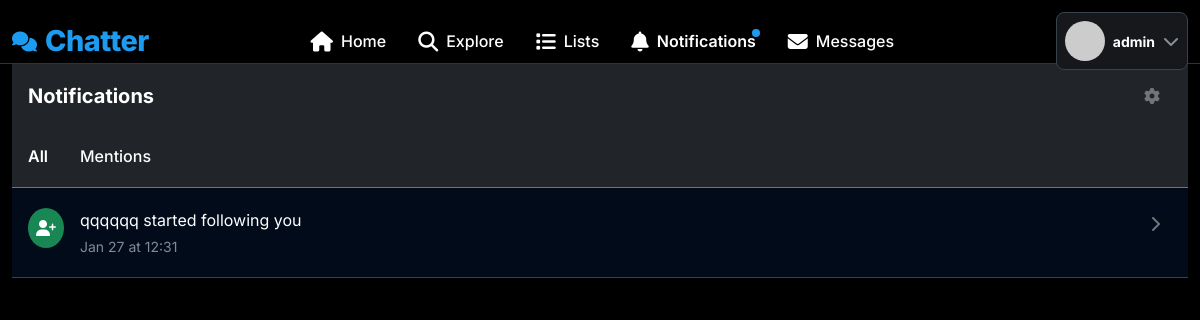
/notifications (signed in), run on the app's committed database.
### app.py (models this page shows, shortened)
class User(UserMixin, db.Model):
    id = db.Column(db.Integer, primary_key=True)
    username = db.Column(db.String(80), unique=True, nullable=False, index=True)
    email = db.Column(db.String(120), unique=True, nullable=False, index=True)
    password_hash = db.Column(db.String(200), nullable=False)
    bio = db.Column(db.String(500))
    location = db.Column(db.String(100))
    website = db.Column(db.String(200))
    profile_picture = db.Column(db.String(200), default='default.jpg')
    cover_picture = db.Column(db.String(200), default='default_cover.jpg')
    is_admin = db.Column(db.Boolean, default=False)
    created_at = db.Column(db.DateTime, default=datetime.utcnow)
    is_online = db.Column(db.Boolean, default=False)
    last_seen = db.Column(db.DateTime, default=datetime.utcnow)
    is_verified = db.Column(db.Boolean, default=False)
    posts = db.relationship('Post', backref='author', lazy='dynamic', cascade='all, delete-orphan')
    likes = db.relationship('Like', backref='user', lazy='dynamic', cascade='all, delete-orphan')
    comments = db.relationship('Comment', backref='author', lazy='dynamic', cascade='all, delete-orphan')
    notifications = db.relationship('Notification', backref='user', lazy='dynamic', cascade='all, delete-orphan')
    sent_messages = db.relationship('Message', foreign_keys='Message.sender_id', backref='sender', lazy='dynamic')
    received_messages = db.relationship('Message', foreign_keys='Message.receiver_id', backref='receiver', lazy='dynamic')
    bookmarks = db.relationship('Bookmark', backref='user', lazy='dynamic', cascade='all, delete-orphan')
    reports_made = db.relationship('Report', foreign_keys='Report.reporter_id', backref='reporter', lazy='dynamic')
    reports_received = db.relationship('Report', foreign_keys='Report.reported_id', backref='reported', lazy='dynamic')
    pinned_posts = db.relationship('PinnedPost', backref='user', lazy='dynamic', cascade='all, delete-orphan')
    created_lists = db.relationship('UserList', backref='creator', lazy='dynamic', cascade='all, delete-orphan')
    list_subscriptions = db.relationship('ListSubscriber', backref='subscriber', lazy='dynamic', cascade='all, delete-orphan')
    list_memberships = db.relationship('ListMember', backref='member', lazy='dynamic', cascade='all, delete-orphan')
    followed = db.relationship(
        'User', secondary=followers,
        primaryjoin=(followers.c.follower_id == id),
        secondaryjoin=(followers.c.followed_id == id),
        backref=db.backref('followers', lazy='dynamic'), lazy='dynamic')
    blocked = db.relationship(
        'User', secondary=blocked_users,
        primaryjoin=(blocked_users.c.blocker_id == id),
        secondaryjoin=(blocked_users.c.blocked_id == id),
        backref=db.backref('blocked_by', lazy='dynamic'), lazy='dynamic')
    def get_unread_message_count(self):
        return Message.query.filter_by(receiver_id=self.id, is_read=False).count()
    def get_unread_notification_count(self):
        return Notification.query.filter_by(user_id=self.id, is_read=False).count()

class Notification(db.Model):
    id = db.Column(db.Integer, primary_key=True)
    user_id = db.Column(db.Integer, db.ForeignKey('user.id'), nullable=False)
    content = db.Column(db.String(500), nullable=False)
    link = db.Column(db.String(200))
    is_read = db.Column(db.Boolean, default=False)
    created_at = db.Column(db.DateTime, default=datetime.utcnow, index=True)
    notification_type = db.Column(db.String(50))  # like, comment, follow, mention, message

### app.py (the view)
@app.route('/notifications')
@login_required
def notifications():
    page = request.args.get('page', 1, type=int)
    notifs_query = Notification.query.filter_by(
        user_id=current_user.id
    ).order_by(Notification.created_at.desc())
    notifs = notifs_query.paginate(page=page, per_page=20, error_out=False)
    for notif in notifs.items:
        if not notif.is_read:
            notif.is_read = True
    db.session.commit()
    return render_template('notifications.html', notifications=notifs)

### app.py (called while the page is built)
@login_manager.user_loader
def load_user(user_id):
    return User.query.get(int(user_id))

@app.before_request
def update_last_seen():
    if current_user.is_authenticated:
        current_user.last_seen = datetime.utcnow()
        if current_user.is_online and (datetime.utcnow() - current_user.last_seen).seconds > 300:
            current_user.is_online = False
        db.session.commit()

@app.before_request
def check_blocked():
    if current_user.is_authenticated:
        pass

### templates/notifications.html (shortened to what this page needs)
{% extends "base.html" %}
{% block content %}
<div class="row">
    <div class="col-12">
        <div class="sticky-top bg-dark pt-3 pb-2 border-bottom border-secondary">
            <div class="d-flex justify-content-between align-items-center px-3">
                <h5 class="fw-bold mb-0">Notifications</h5>
                <button class="btn action-btn">
                    <i class="fas fa-cog"></i>
                </button>
            </div>
            <nav class="nav nav-tabs border-0 mt-3" role="tablist">
                <a class="nav-link active border-0 text-light" href="#">All</a>
                <a class="nav-link border-0 text-light" href="#">Mentions</a>
            </nav>
        </div>
        <div class="notifications-list">
            {% for notification in notifications %}
            <div class="post-card {% if not notification.is_read %}bg-opacity-10 bg-primary{% endif %}">
                <div class="d-flex">
                    <div class="me-3">
                        {% if 'mentioned' in notification.content %}
                        <div class="bg-info rounded-circle p-2">
                            <i class="fas fa-at text-white"></i>
                        </div>
                        {% elif 'liked' in notification.content %}
                        <div class="bg-danger rounded-circle p-2">
                            <i class="fas fa-heart text-white"></i>
                        </div>
                        {% elif 'following' in notification.content %}
                        <div class="bg-success rounded-circle p-2">
                            <i class="fas fa-user-plus text-white"></i>
                        </div>
                        {% elif 'commented' in notification.content %}
                        <div class="bg-warning rounded-circle p-2">
                            <i class="fas fa-comment text-white"></i>
                        </div>
                        {% else %}
                        <div class="bg-primary rounded-circle p-2">
                            <i class="fas fa-bell text-white"></i>
                        </div>
                        {% endif %}
                    </div>
                    <div class="flex-grow-1">
                        <div class="notification-content">
                            {{ notification.content }}
                        </div>
                        <div class="text-muted small mt-1">
                            {{ notification.created_at.strftime('%b %d at %H:%M') }}
                        </div>
                    </div>
                    {% if notification.link %}
                    <div class="ms-3">
                        <a href="{{ notification.link }}" class="btn action-btn">
                            <i class="fas fa-chevron-right"></i>
                        </a>
                    </div>
                    {% endif %}
                </div>
            </div>
            {% else %}
            <div class="text-center py-5">
                <i class="fas fa-bell-slash fa-3x text-muted mb-3"></i>
                <h5 class="text-muted">No notifications yet</h5>
                <p class="text-muted">When you get notifications, they'll show up here.</p>
            </div>
            {% endfor %}
        </div>
    </div>
</div>
{% endblock %}

### templates/base.html (shortened to what this page needs)
<!DOCTYPE html>
<html lang="en" data-bs-theme="dark">
<head>
    <link href="https://cdn.jsdelivr.net/npm/bootstrap@5.3.0/dist/css/bootstrap.min.css" rel="stylesheet">
    <link href="https://cdnjs.cloudflare.com/ajax/libs/font-awesome/6.4.0/css/all.min.css" rel="stylesheet">
</head>
<body>
    <nav class="top-nav">
        <div class="container-fluid">
            <div class="row align-items-center">
                <div class="col">
                    <div class="d-flex align-items-center justify-content-between">
                        <a href="{{ url_for('feed') if current_user.is_authenticated else url_for('login') }}" class="text-decoration-none">
                            <div class="d-flex align-items-center">
                                <i class="fas fa-comments fa-lg me-2" style="color: var(--primary-color);"></i>
                                <span class="logo">Chatter</span>
                            </div>
                        </a>
                        {% if current_user.is_authenticated %}
                        <div class="d-none d-md-flex align-items-center">
                            <a class="nav-link {% if request.endpoint == 'feed' %}active{% endif %}" href="{{ url_for('feed') }}">
                                <i class="fas fa-home fa-lg me-2"></i>
                                <span>Home</span>
                            </a>
                            <a class="nav-link {% if request.endpoint == 'search' %}active{% endif %}" href="{{ url_for('search') }}">
                                <i class="fas fa-search fa-lg me-2"></i>
                                <span>Explore</span>
                            </a>
                            <a class="nav-link {% if request.endpoint == 'lists' %}active{% endif %}" href="{{ url_for('lists') }}">
                                <i class="fas fa-list fa-lg me-2"></i>
                                <span>Lists</span>
                            </a>
                            <a class="nav-link {% if request.endpoint == 'notifications' %}active{% endif %}" href="{{ url_for('notifications') }}">
                                <i class="fas fa-bell fa-lg me-2"></i>
                                <span>Notifications</span>
                                {% if current_user.get_unread_notification_count() > 0 %}
                                    <span class="notification-dot"></span>
                                {% endif %}
                            </a>
                            <a class="nav-link {% if request.endpoint == 'messages' %}active{% endif %}" href="{{ url_for('messages') }}">
                                <i class="fas fa-envelope fa-lg me-2"></i>
                                <span>Messages</span>
                            </a>
                        </div>
                        {% endif %}
                        {% if current_user.is_authenticated %}
                        <div class="dropdown">
                            <button class="btn d-flex align-items-center text-decoration-none p-2 rounded-3"
                                    style="background: var(--card-color); border: 1px solid var(--border-light); color: var(--text-primary);"
                                    type="button" data-bs-toggle="dropdown">
                                <img src="{{ url_for('static', filename='uploads/profiles/' + current_user.profile_picture) }}"
                                     class="avatar-sm me-2"
                                     onerror="this.src='https://ui-avatars.com/api/?name={{ current_user.username }}&background=1d9bf0&color=fff'">
                                <span class="fw-bold small">{{ current_user.username }}</span>
                                <i class="fas fa-chevron-down text-muted ms-2"></i>
                            </button>
                        </div>
                        {% else %}
                        <div class="d-flex gap-2">
                            <a href="{{ url_for('login') }}" class="btn btn-outline-primary btn-sm">Login</a>
                            <a href="{{ url_for('signup') }}" class="btn btn-primary btn-sm">Sign Up</a>
                        </div>
                        {% endif %}
                    </div>
                </div>
            </div>
        </div>
    </nav>
    <div class="main-content">
        <div class="container-fluid">
            {% block content %}{% endblock %}
        </div>
    </div>
    <div id="toast-container" class="toast-container position-fixed top-0 end-0 p-3"></div>
</body>
</html>

### templates/base.html (style rules this page uses)
:root { --primary-color: #1d9bf0; --primary-hover: #1a8cd8; --accent-color: #f91880; --success-color: #00ba7c; --background-color: #000000; --card-color: #16181c; --card-hover: #1e2025; --text-primary: #ffffff; --text-secondary: #71767b; --text-muted: #8b98a5; --border-color: #2f3336; --border-light: #38444d; }
* { margin: 0; padding: 0; box-sizing: border-box; }
body { background-color: var(--background-color); color: var(--text-primary); font-family: 'Inter', 'Segoe UI', system-ui, -apple-system, sans-serif; line-height: 1.5; font-weight: 400; padding-top: 64px; }
.main-content { min-height: 100vh; background: var(--background-color); }
.nav-link { color: var(--text-primary) !important; border-radius: 50px; padding: 12px 16px; margin: 4px 0; font-weight: 500; transition: all 0.3s cubic-bezier(0.4, 0, 0.2, 1); position: relative; border: none; background: none; display: flex; align-items: center; text-decoration: none; }
.nav-link.active { font-weight: 600; color: var(--text-primary) !important; }
.post-card { border-bottom: 1px solid var(--border-light); padding: 20px 16px; transition: all 0.3s ease; background: var(--background-color); }
.avatar-sm { width: 40px; height: 40px; border-radius: 50%; object-fit: cover; }
.action-btn { color: var(--text-secondary); border: none; background: none; padding: 8px 12px; border-radius: 50px; transition: all 0.3s ease; display: flex; align-items: center; gap: 6px; font-weight: 500; }
.notification-dot { position: absolute; top: 12px; right: 12px; width: 8px; height: 8px; background: var(--primary-color); border-radius: 50%; }
.logo { color: var(--primary-color); font-weight: 800; font-size: 1.8rem; letter-spacing: -0.5px; }
.top-nav { background: var(--background-color); border-bottom: 1px solid var(--border-color); padding: 12px 0; position: fixed; top: 0; left: 0; right: 0; z-index: 9999; height: 64px; }
.fade-in { animation: fadeIn 0.5s ease-in; }
.toast-container { z-index: 9999; }
.container-fluid { position: relative; z-index: 1; }

### data on the page
User: username "admin"
Notification: content "qqqqqq started following you", created_at "Jan 27 at 12:31"
